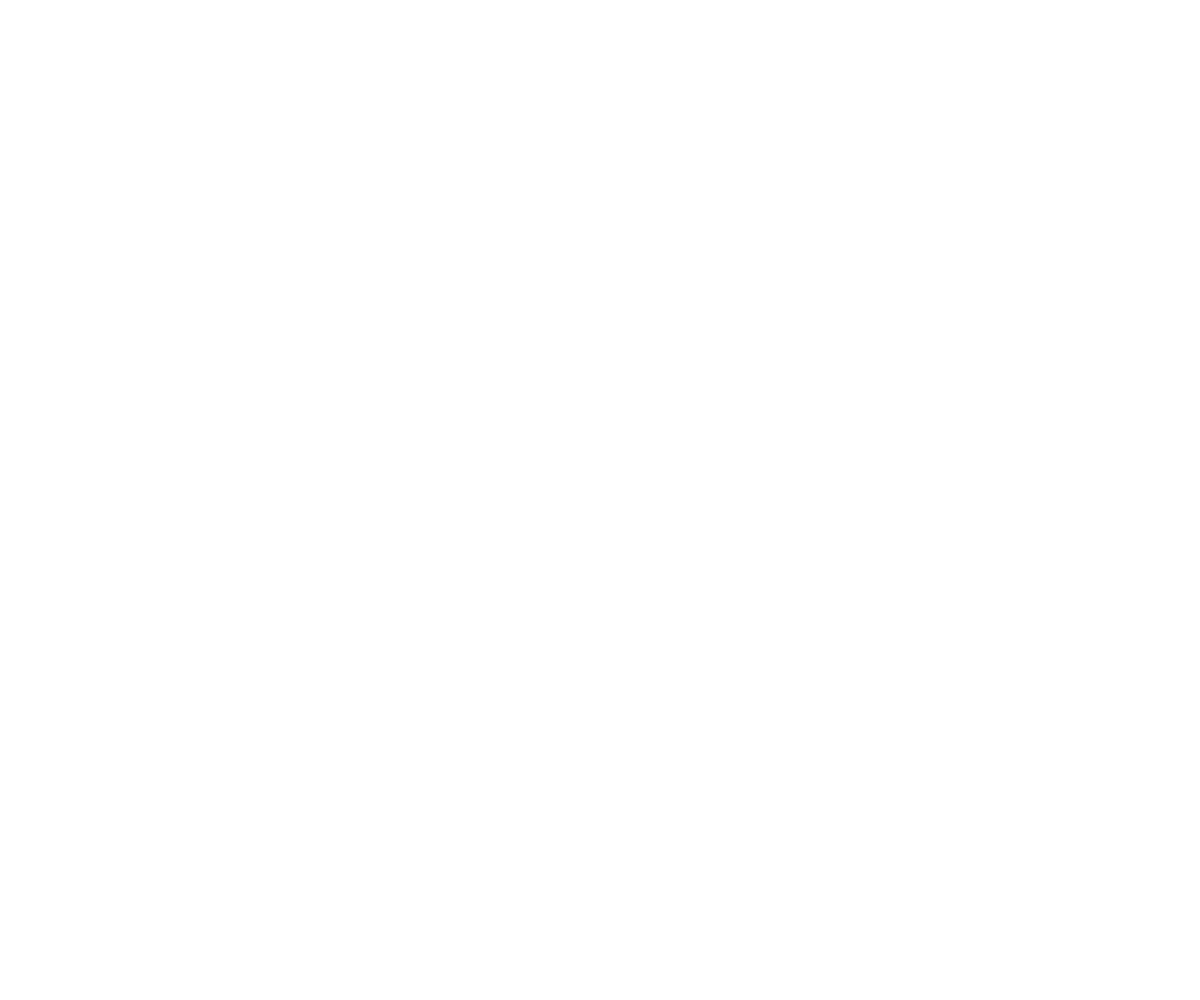
Frame 1 (no input)
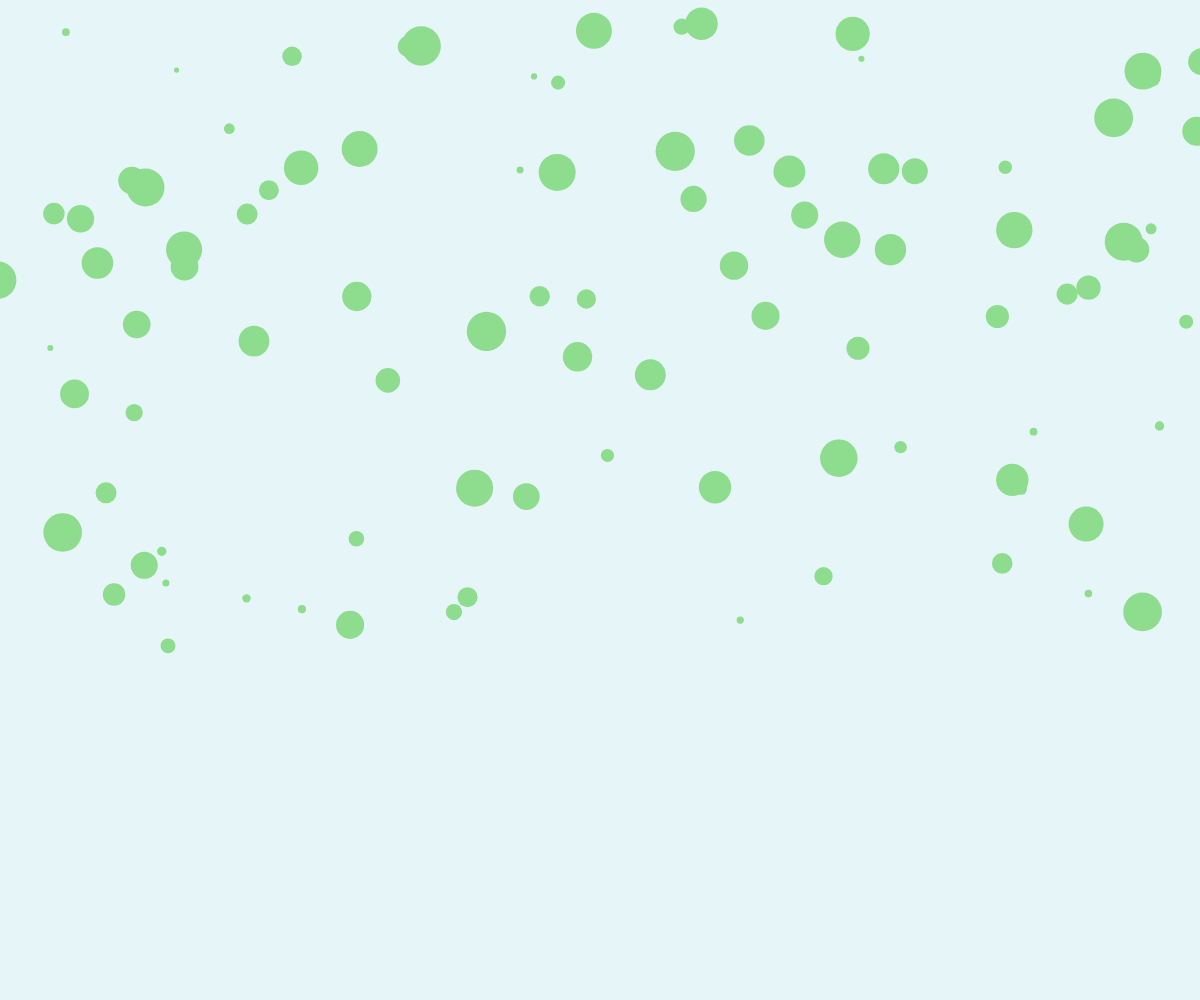
Frame 60 (no input)
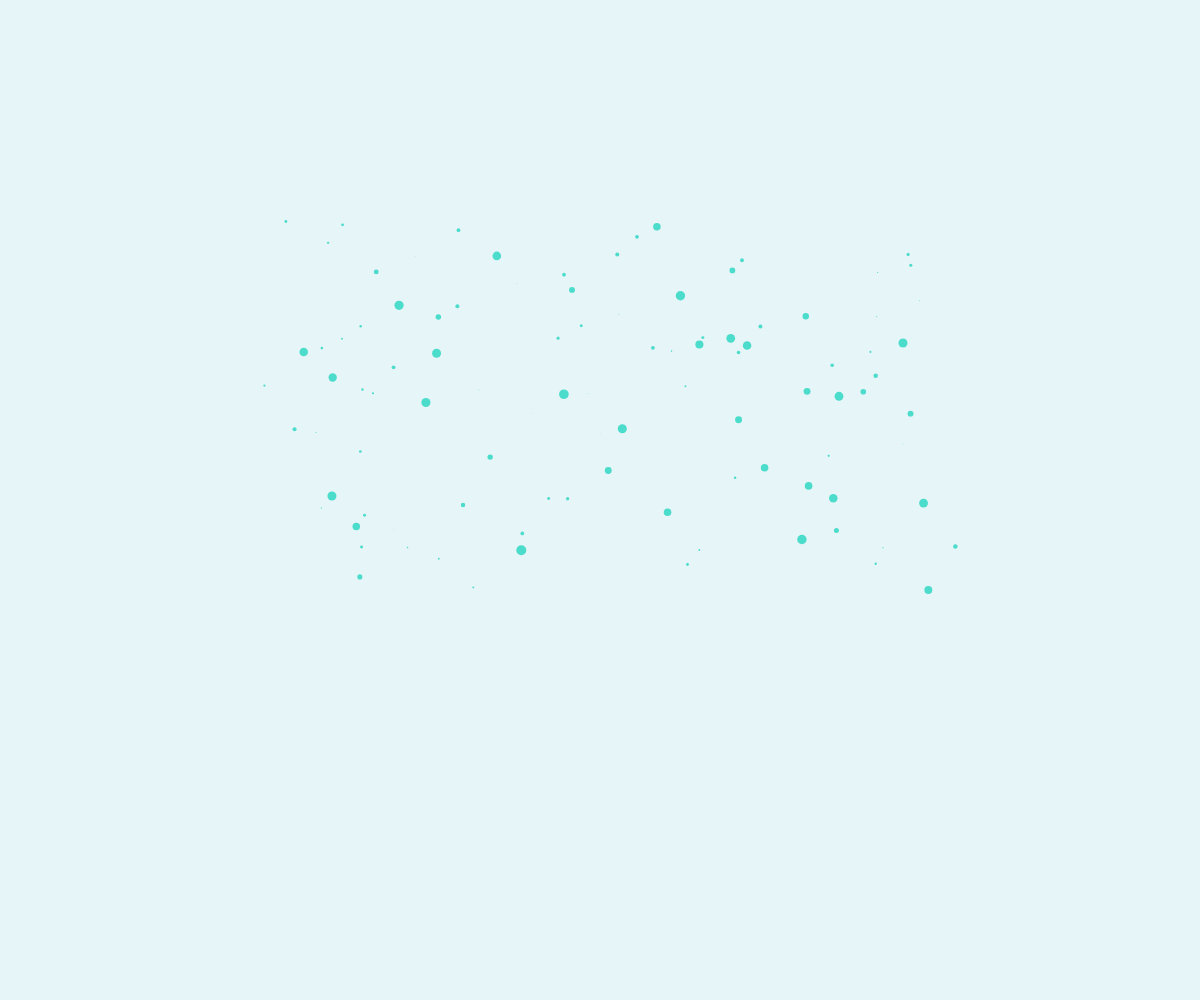
Frame 120 (the mouse pressed at the canvas centre since frame 60)

The p5.js sketch that drew these frames (run headless with seeded random() and noise() and a simulated clock; from frame 60 on, the mouse is pressed at the canvas centre):

// p5.js sketch
// ── sketch.js
	var things = []
	var color = {"r": 215, "g": 95, "b": 114}

	function setup () {

		createCanvas( windowWidth, windowHeight)
		noStroke()

		for(let i = 0; i < 100; i++) {
			things.push(new circ_anim())
		}

	}

	function draw () {

		if(frameCount % 10 === 0){

			color = {"r": random(0, 230), "g": random(72, 245), "b": random(67, 247)}

			background(230, 245, 247)
			fill(color.r, color.g, color.b)

			for(let i = 0; i < things.length; i++) {

				if(mouseIsPressed){
					things[i].moveTo(mouseX, mouseY)
					things[i].jidder()
				}
				else{
					things[i].jidder()
				}

				things[i].sizeChange()
				things[i].display()
			}
		}

	}



	function circ_anim () {

		this.x = random(1234)
		this.y = random(636)
		this.size = random(5, 40)
		this.sizeCheck = this.size
		this.otherSize = random(5, 40)

	  this.jidder = function() {

	    this.x += random(-10, 10)
	    this.y += random(-10, 10)
	  }

		this.moveTo = function (x, y) {

			if(this.x !== x && this.y !== y) {
				this.x -= (this.x - x)/10
	 	    this.y -= (this.y - y)/10
			}
		}

		this.display = function() {

			ellipse(this.x, this.y, this.size, this.size)
		}

		this.sizeChange = function () {

			if(mouseIsPressed && this.size > 0){
				this.size -= 10
			}
			else if (!mouseIsPressed && this.size !== this.sizeCheck && this.size !== this.otherSize){
				this.size += 2
			}

		}
	}
